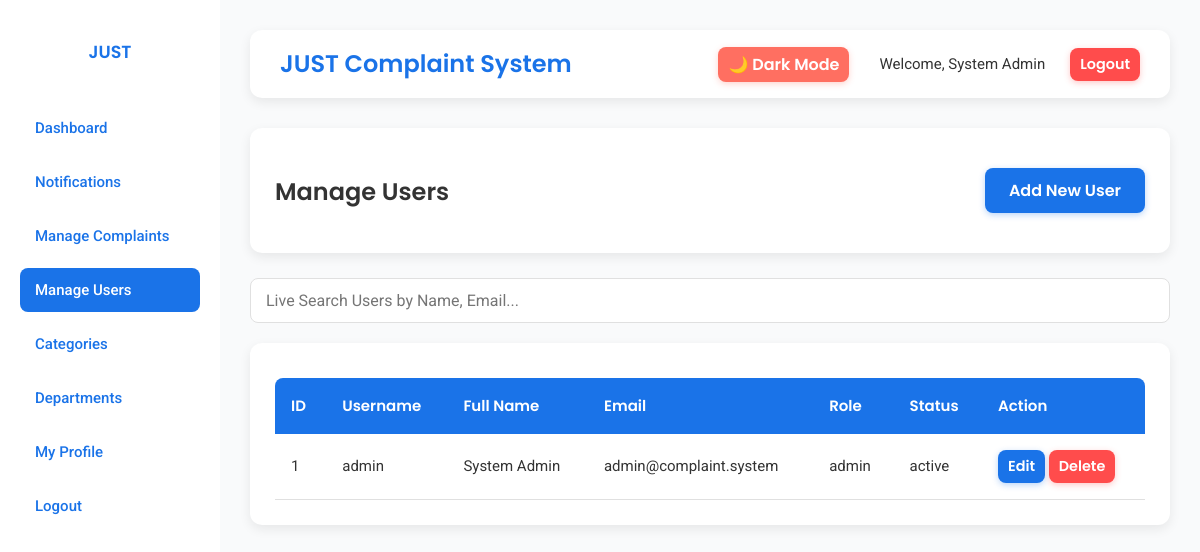
The app's page /dashboard/users.php (signed in) with its own data.
### tables this page shows
CREATE TABLE IF NOT EXISTS `users` (
  `id` int(11) NOT NULL AUTO_INCREMENT,
  `username` varchar(50) NOT NULL,
  `password` varchar(255) NOT NULL,
  `first_name` varchar(50) NOT NULL,
  `last_name` varchar(50) NOT NULL,
  `email` varchar(100) NOT NULL,
  `phone` varchar(20) DEFAULT NULL,
  `gender` enum('Male','Female','Other') NOT NULL,
  `profile_image` varchar(255) DEFAULT 'default_user.png',
  `role` enum('admin','student') NOT NULL DEFAULT 'student',
  `status` enum('active','inactive') NOT NULL DEFAULT 'active',
  `created_at` timestamp NOT NULL DEFAULT current_timestamp(),
  PRIMARY KEY (`id`),
  UNIQUE KEY `username` (`username`),
  UNIQUE KEY `email` (`email`)
);

### dashboard/users.php (the view, shortened to what this page needs)
<?php
include '../includes/db_connect.php';
include '../includes/header.php';
?>
<div class="wrapper">
    <?php include '../includes/sidebar.php'; ?>
    <div class="content">
        <?php include '../includes/navbar.php'; ?>
        <div class="main-content">
            <div class="card">
                <div style="display: flex; justify-content: space-between; align-items: center;">
                    <h2>Manage Users</h2>
                    <a href="add_user.php" class="btn btn-primary">Add New User</a>
                </div>
            </div>
            <div style="margin-bottom: 20px;">
                <input type="text" id="live_search_users" class="form-control"
                    placeholder="Live Search Users by Name, Email...">
            </div>
            <div class="card">
                <table class="table">
                    <thead>
                        <tr>
                            <th>ID</th>
                            <th>Username</th>
                            <th>Full Name</th>
                            <th>Email</th>
                            <th>Role</th>
                            <th>Status</th>
                            <th>Action</th>
                        </tr>
                    </thead>
                    <tbody id="users_table_body">
                        <?php
                        $sql = "SELECT * FROM users ORDER BY id ASC";
                        $result = $conn->query($sql);
                        if ($result->num_rows > 0) {
                            while ($row = $result->fetch_assoc()) {
                                echo "<tr>";
                                echo "<td>" . $row['id'] . "</td>";
                                echo "<td>" . htmlspecialchars($row['username']) . "</td>";
                                echo "<td>" . htmlspecialchars($row['first_name'] . ' ' . $row['last_name']) . "</td>";
                                echo "<td>" . htmlspecialchars($row['email']) . "</td>";
                                echo "<td>" . $row['role'] . "</td>";
                                echo "<td>" . $row['status'] . "</td>";
                                echo "<td>
                                        <a href='edit_user.php?id=" . $row['id'] . "' class='btn btn-primary' style='padding: 5px 10px; font-size: 0.9rem;'>Edit</a>
                                        <a href='users.php?delete_id=" . $row['id'] . "' class='btn btn-danger' onclick='return confirm(\"Are you sure?\")' style='padding: 5px 10px; font-size: 0.9rem;'>Delete</a>
                                      </td>";
                                echo "</tr>";
                            }
                        } else {
                            echo "<tr><td colspan='7'>No users found.</td></tr>";
                        }
                        ?>
                    </tbody>
                </table>
            </div>
        </div>
    </div>
</div>
<?php include '../includes/footer.php'; ?>

### assets/css/style.css (style rules this page uses)
:root { --primary-color: #1A73E8; --primary-hover: #155bb5; --secondary-bg: #F9FAFB; --accent-color: #FF6F61; --accent-hover: #e65b50; --success-color: #28C76F; --warning-color: #FFA500; --danger-color: #FF4C4C; --text-color: #333333; --text-light: #FFFFFF; --card-bg: #FFFFFF; --sidebar-bg: #1E1E2F; --sidebar-text: #E0E0E0; --border-color: #E0E0E0; --border-radius: 12px; --input-radius: 8px; --box-shadow: 0 4px 12px rgba(0, 0, 0, 0.08); --hover-transform: translateY(-3px); --font-heading: 'Poppins', sans-serif; --font-body: 'Roboto', sans-serif; }
* { box-sizing: border-box; }
body { font-family: var(--font-body); background-color: var(--secondary-bg); color: var(--text-color); margin: 0; line-height: 1.6; font-size: 15px; }
h1, h2, h3, h4, h5, h6 { font-family: var(--font-heading); font-weight: 600; margin-bottom: 1rem; color: inherit; }
h2 { font-size: 24px; }
a { color: var(--primary-color); text-decoration: none; transition: color 0.3s ease; }
.wrapper { display: flex; width: 100%; min-height: 100vh; }
.content { width: 100%; margin-left: 220px; padding: 30px; transition: all 0.3s; display: flex; flex-direction: column; }
.card { background: var(--card-bg); padding: 25px; margin-bottom: 25px; border-radius: var(--border-radius); box-shadow: var(--box-shadow); border: none; transition: transform 0.3s ease, box-shadow 0.3s ease; }
.form-control { width: 100%; padding: 12px 15px; margin: 0; border: 1px solid var(--border-color); border-radius: var(--input-radius); background: var(--card-bg); color: var(--text-color); font-family: var(--font-body); font-size: 1rem; transition: all 0.3s ease; }
.btn { padding: 10px 24px; border: none; border-radius: var(--input-radius); font-family: var(--font-heading); font-weight: 600; font-size: 1rem; cursor: pointer; text-decoration: none; display: inline-flex; align-items: center; justify-content: center; transition: all 0.3s ease; text-transform: capitalize; color: var(--white); }
.btn-primary { background: var(--primary-color); color: #fff; box-shadow: 0 2px 6px rgba(26, 115, 232, 0.3); }
.btn-danger { background: var(--danger-color); color: #fff; box-shadow: 0 2px 6px rgba(255, 76, 76, 0.3); }
.table { width: 100%; border-collapse: separate; border-spacing: 0; margin-top: 10px; }
.table th { background-color: var(--primary-color); color: var(--text-light); padding: 16px; text-align: left; font-weight: 600; font-family: var(--font-heading); }
.table th:first-child { border-top-left-radius: var(--input-radius); }
.table th:last-child { border-top-right-radius: var(--input-radius); }
.table td { padding: 16px; border-bottom: 1px solid var(--border-color); vertical-align: middle; }

### records on screen
users: id "1", username "admin", first_name+last_name "System Admin", email "admin@complaint.system", role "admin", status "active"

### other values on screen
$_SESSION['name'] "System Admin"
